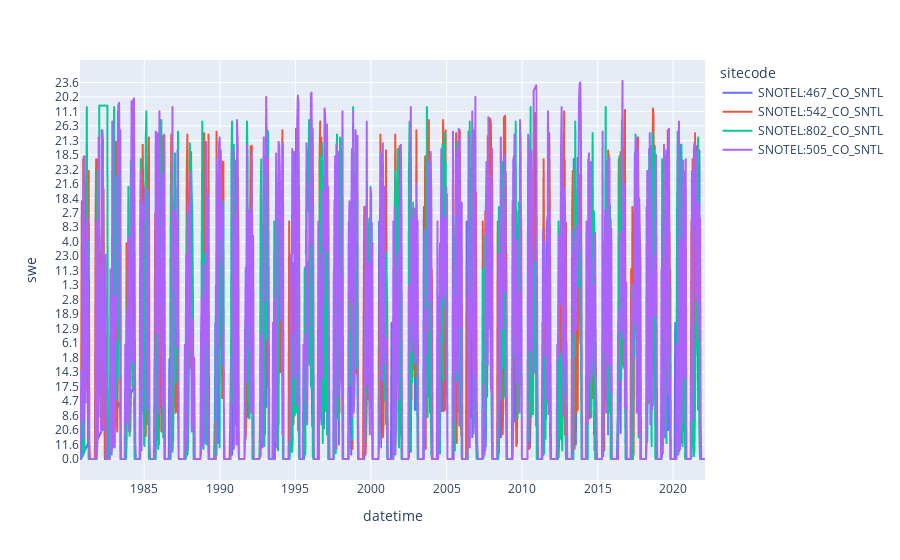

Notebook cell for this chart:
### Markdown cell above
## Exploratory Data Analysis

### Code cell
fig = px.line(swe.query("state =='Colorado'"), x = 'datetime', y = 'swe', color = 'sitecode')
fig.show()

### Figure 1 — Plotly figure (JSON) as saved in the notebook; plotly's stock layout.template omitted (floating-point values rounded to 4 significant figures; data arrays with more than 128 entries replaced by an {"elided": "..."} marker saying what was removed)
{"data": [{"hovertemplate": "sitecode=SNOTEL:467_CO_SNTL<br>datetime=%{x}<br>swe=%{y}<extra></extra>", "legendgroup": "SNOTEL:467_CO_SNTL", "line": {"color": "#636efa", "dash": "solid"}, "marker": {"symbol": "circle"}, "mode": "lines", "name": "SNOTEL:467_CO_SNTL", "showlegend": true, "type": "scattergl", "x": {"elided": "1008 str values"}, "xaxis": "x", "y": {"elided": "1008 str values"}, "yaxis": "y"}, {"hovertemplate": "sitecode=SNOTEL:542_CO_SNTL<br>datetime=%{x}<br>swe=%{y}<extra></extra>", "legendgroup": "SNOTEL:542_CO_SNTL", "line": {"color": "#EF553B", "dash": "solid"}, "marker": {"symbol": "circle"}, "mode": "lines", "name": "SNOTEL:542_CO_SNTL", "showlegend": true, "type": "scattergl", "x": {"elided": "1008 str values"}, "xaxis": "x", "y": {"elided": "1008 str values"}, "yaxis": "y"}, {"hovertemplate": "sitecode=SNOTEL:802_CO_SNTL<br>datetime=%{x}<br>swe=%{y}<extra></extra>", "legendgroup": "SNOTEL:802_CO_SNTL", "line": {"color": "#00cc96", "dash": "solid"}, "marker": {"symbol": "circle"}, "mode": "lines", "name": "SNOTEL:802_CO_SNTL", "showlegend": true, "type": "scattergl", "x": {"elided": "1008 str values"}, "xaxis": "x", "y": {"elided": "1008 str values"}, "yaxis": "y"}, {"hovertemplate": "sitecode=SNOTEL:505_CO_SNTL<br>datetime=%{x}<br>swe=%{y}<extra></extra>", "legendgroup": "SNOTEL:505_CO_SNTL", "line": {"color": "#ab63fa", "dash": "solid"}, "marker": {"symbol": "circle"}, "mode": "lines", "name": "SNOTEL:505_CO_SNTL", "showlegend": true, "type": "scattergl", "x": {"elided": "1008 str values"}, "xaxis": "x", "y": {"elided": "1008 str values"}, "yaxis": "y"}], "layout": {"legend": {"title": {"text": "sitecode"}, "tracegroupgap": 0}, "margin": {"t": 60}, "xaxis": {"anchor": "y", "domain": [0, 1], "title": {"text": "datetime"}}, "yaxis": {"anchor": "x", "domain": [0, 1], "title": {"text": "swe"}}}}
